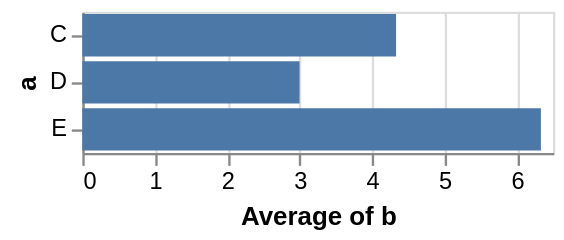

The specification (Vega-Lite) saved for this image:
### Vega specification from a JSON file in a GitHub repository (floating-point values rounded to 4 significant figures)
{"$schema": "https://vega.github.io/schema/vega/v5.json", "background": "white", "padding": 5, "width": 200, "style": "cell", "data": [{"name": "source_0", "values": [{"a": "C", "b": 2}, {"a": "C", "b": 7}, {"a": "C", "b": 4}, {"a": "D", "b": 1}, {"a": "D", "b": 2}, {"a": "D", "b": 6}, {"a": "E", "b": 8}, {"a": "E", "b": 4}, {"a": "E", "b": 7}]}, {"name": "data_0", "source": "source_0", "transform": [{"type": "aggregate", "groupby": ["a"], "ops": ["average"], "fields": ["b"], "as": ["average_b"]}]}], "signals": [{"name": "y_step", "value": 20}, {"name": "height", "update": "bandspace(domain('y').length, 0.1, 0.05) * y_step"}], "marks": [{"name": "marks", "type": "rect", "style": ["bar"], "from": {"data": "data_0"}, "encode": {"update": {"fill": {"value": "#4c78a8"}, "x": {"scale": "x", "field": "average_b"}, "x2": {"scale": "x", "value": 0}, "y": {"scale": "y", "field": "a"}, "height": {"scale": "y", "band": true}}}}], "scales": [{"name": "x", "type": "linear", "domain": {"data": "data_0", "field": "average_b"}, "range": [0, {"signal": "width"}], "nice": true, "zero": true}, {"name": "y", "type": "band", "domain": {"data": "data_0", "field": "a", "sort": true}, "range": {"step": {"signal": "y_step"}}, "paddingInner": 0.1, "paddingOuter": 0.05}], "axes": [{"scale": "x", "orient": "bottom", "gridScale": "y", "grid": true, "tickCount": {"signal": "ceil(width/40)"}, "domain": false, "labels": false, "maxExtent": 0, "minExtent": 0, "ticks": false, "zindex": 0}, {"scale": "x", "orient": "bottom", "grid": false, "title": "Average of b", "labelFlush": true, "labelOverlap": true, "tickCount": {"signal": "ceil(width/40)"}, "zindex": 0}, {"scale": "y", "orient": "left", "grid": false, "title": "a", "zindex": 0}]}
